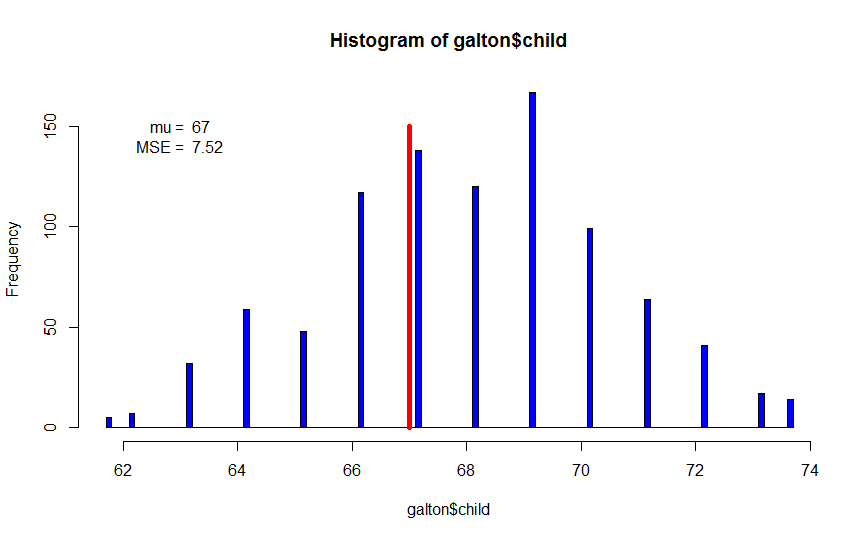

This figure's R source:
library(manipulate)
library(UsingR)

myHist <- function(mu){
        hist(galton$child,col="blue",breaks=100)
        lines(c(mu, mu), c(0, 150),col="red",lwd=5)
        mse <- mean((galton$child - mu)^2)
        text(63, 150, paste("mu = ", mu))
        text(63, 140, paste("MSE = ", round(mse, 2)))
}

manipulate(myHist(mu), mu = slider(62, 74, step = 0.5))
